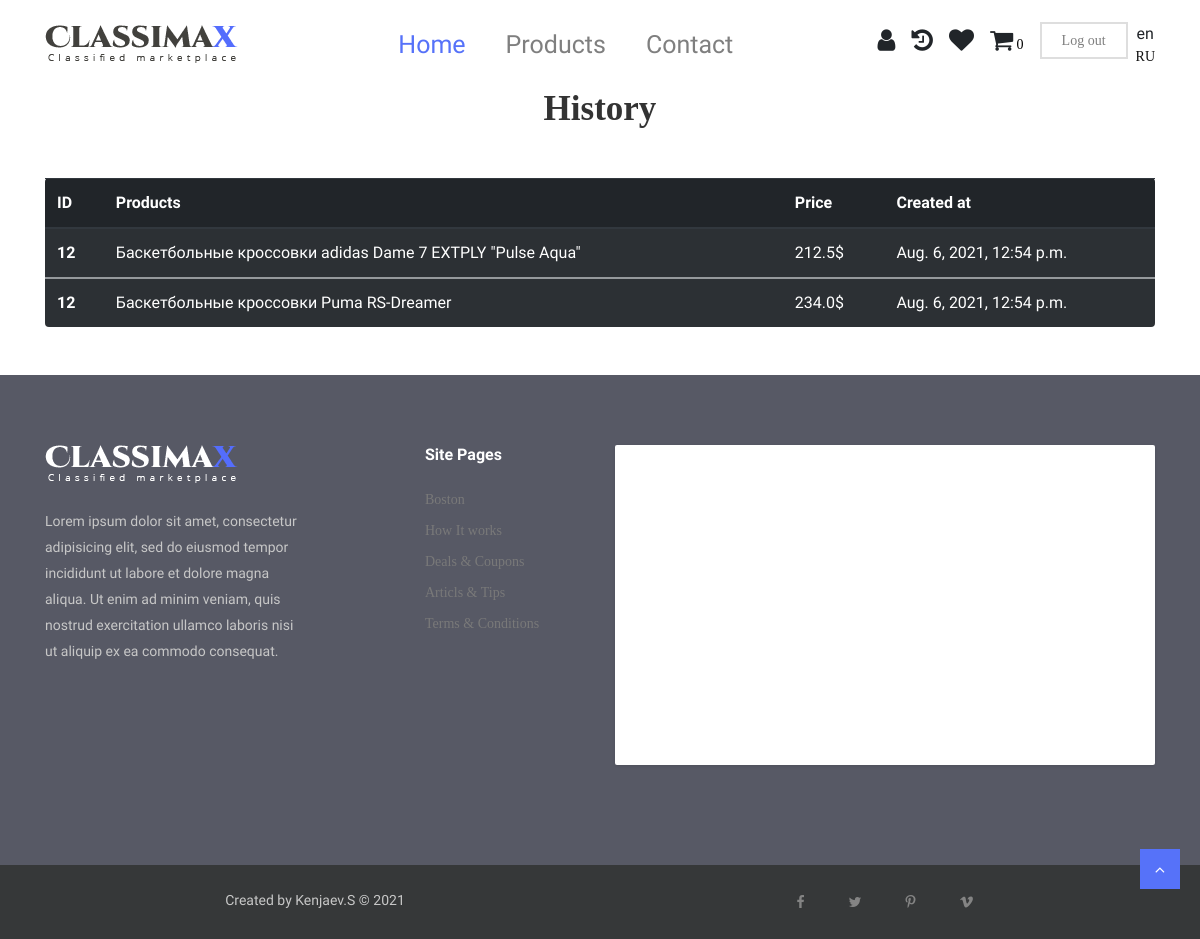
Page /en/orders/history/ (signed in) on the committed database.
### orders/models.py (models this page shows, shortened)
class OrderModel(models.Model):
    user = models.ForeignKey(UserModel, related_name='orders', on_delete=models.CASCADE,verbose_name=_('user'))
    products = models.ManyToManyField(ProductsModel, related_name='orders',verbose_name=_('products'))
    first_name = models.CharField(max_length=50, null=True, blank=True,verbose_name=_('first_name'))
    last_name = models.CharField(max_length=50, null=True, blank=True,verbose_name=_('last_name'))
    phone = models.CharField(max_length=14, null=True, blank=True,verbose_name=_('phone'))
    email = models.EmailField(null=True, blank=True,verbose_name=_('email'))
    country = models.CharField(max_length=50, null=True, blank=True,verbose_name=_('country'))
    state = models.CharField(max_length=50, null=True, blank=True,verbose_name=_('state'))
    postcode = models.CharField(max_length=50, null=True, blank=True,verbose_name=_('postcode'))
    address1 = models.CharField(max_length=250, null=True, blank=True,verbose_name=_('address1'))
    address2 = models.CharField(max_length=250, null=True, blank=True,verbose_name=_('address2'))
    city = models.CharField(max_length=50, null=True, blank=True,verbose_name=_('city'))
    created_at = models.DateTimeField(auto_now_add=True, verbose_name=_('created_at'))
    class Meta:
        verbose_name = _('order')
        verbose_name_plural = _('orders')

### products/models.py (models this page shows, shortened)
class ProductsModel(models.Model):
    title = models.CharField(max_length=550,verbose_name=_('title'))
    category = models.ForeignKey(CategoryModel, on_delete=models.PROTECT, related_name='products',verbose_name=_('category'))
    gender = models.ForeignKey(GenderModel, on_delete=models.PROTECT, related_name='product',verbose_name=_('gender'))
    price = models.FloatField(verbose_name=_('price'))
    brand = models.ForeignKey(BrandModel, on_delete=models.PROTECT, related_name='products',verbose_name=_('brand'))
    discount = models.PositiveIntegerField(default=0,verbose_name=_('discount'))
    description = models.TextField(verbose_name=_('description'))
    tags = models.ManyToManyField(ProductTagModel, related_name='products',verbose_name=_('tags'))
    model = models.CharField(max_length=30,verbose_name=_('model'))
    wishlist = models.ManyToManyField(UserModel, related_name='wishlist',verbose_name=_('wishlist'))
    created_at = models.DateTimeField(auto_now_add=True,verbose_name=_('created_at'))
    real_price = models.FloatField(default=0,verbose_name=_('real_price'))
    sizes = models.ManyToManyField(SizeModel, related_name='products',verbose_name=_('sizes'))
    colors = models.ManyToManyField(ColorsModel, related_name='products',verbose_name=_('colors'))
    class Meta:
        verbose_name = _('product')
        verbose_name_plural = _('products')
    def is_discount(self):
        return self.discount != 0
    def get_price(self):
        if self.is_discount():
            return self.price - self.price * self.discount / 100
        return round(self.price, 2)

### orders/views.py (the view)
# urls.py: path('history/', OrderHistoryListView.as_view(), name='history')
class OrderHistoryListView(LoginRequiredMixin, ListView):
    template_name = 'history.html'
    def get_queryset(self):
        return self.request.user.orders.all()

### pages/templatetags/mytags.py (called while the page is built)
@register.simple_tag
def get_lang_url(request, lang):
    url = request.path.split('/')
    url[1] = lang
    return '/'.join(url)

@register.simple_tag
def cart_count(request):
    return len(request.session.get('cart', []))

### templates/history.html
{% extends 'base.html' %}
{% load i18n %}
{% load mytags %}
{% block content %}
    <h1 class="text-center" style="font-family: OpenSans-Regular,serif">{% trans "History" %}</h1>
    <div class="container mt-5 mb-5">
        <table class="table table-striped table-dark" style="border-radius: 4px">
            <thead>
            <tr>
                <th scope="col">ID</th>
                <th scope="col">{% trans "Products" %}</th>
                <th scope="col">{% trans "Price" %}</th>
                <th scope="col">{% trans "Created at" %}</th>
            </tr>
            </thead>
            <tbody>
            {% for order in object_list %}
                {% for product in order.products.all %}
                    <tr>
                        <th scope="row">{{ order.id }}</th>
                        <td>
                            {{ product.title }}
                        </td>
                        <td>{{ product.get_price }}$</td>
                        <td>{{ order.created_at }}</td>
                    </tr>
                    </tbody>
                {% endfor %}
            {% endfor %}
        </table>
    </div>
{% endblock %}

### static/css/style.css (style rules this page uses)
body { line-height: 1.5; font-family: "Muli", sans-serif; }
h1, h2, h3, h4, h5, h6 { font-family: "Muli", sans-serif; font-weight: 600; color: #333; }
h1 { font-size: 35px; }

### rows in the picture
OrderModel: id "12", created_at "Aug. 6, 2021, 12:54 p.m."
ProductsModel: title "Баскетбольные кроссовки adidas Dame 7 EXTPLY \"Pulse Aqua\"", get_price "212.5"
ProductsModel: title "Баскетбольные кроссовки Puma RS-Dreamer", get_price "234.0"

### other values in the picture
{{ lang }} "en"
{{ l.0|upper }} "RU"
